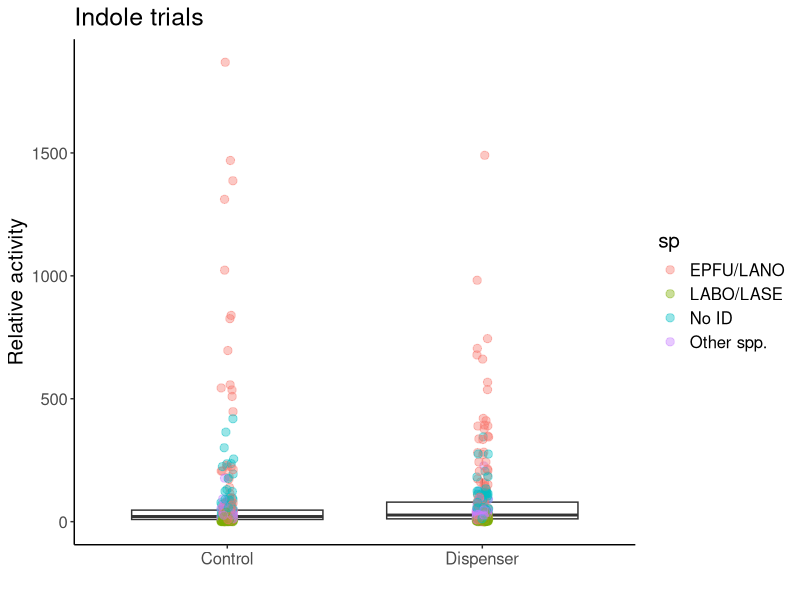
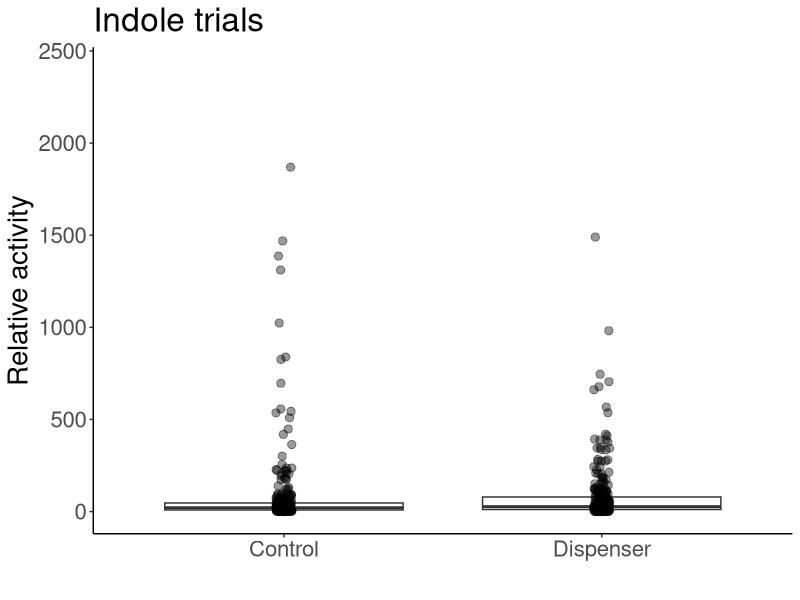
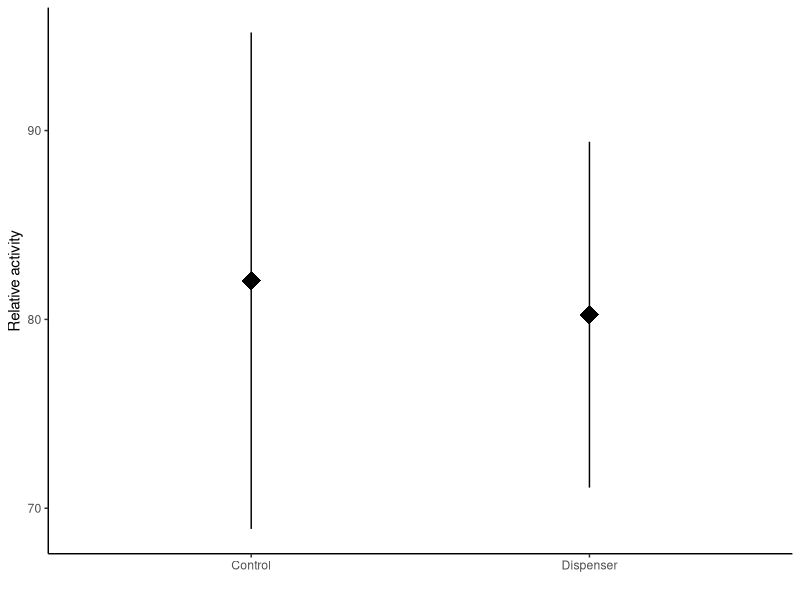
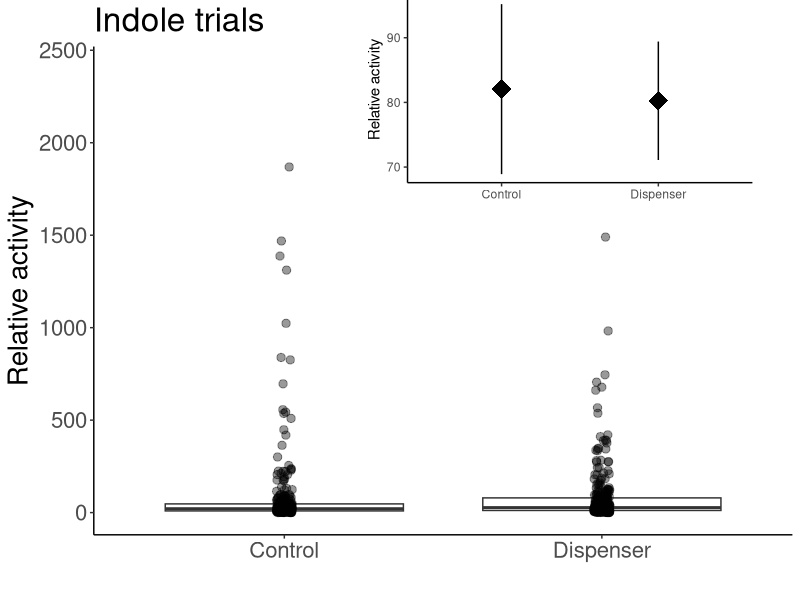
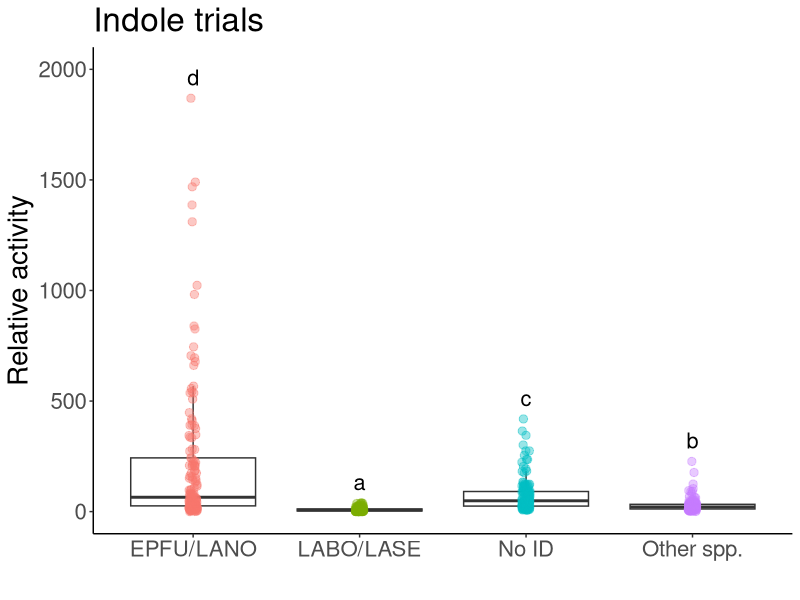
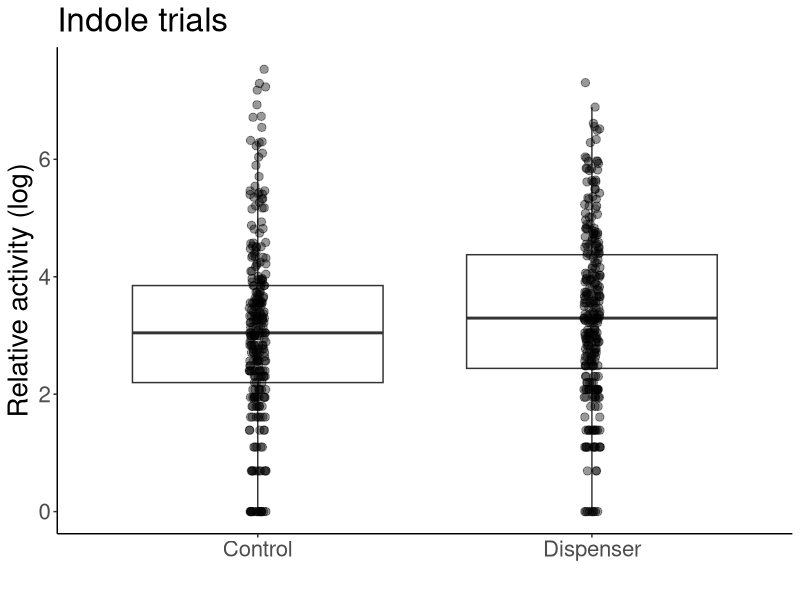
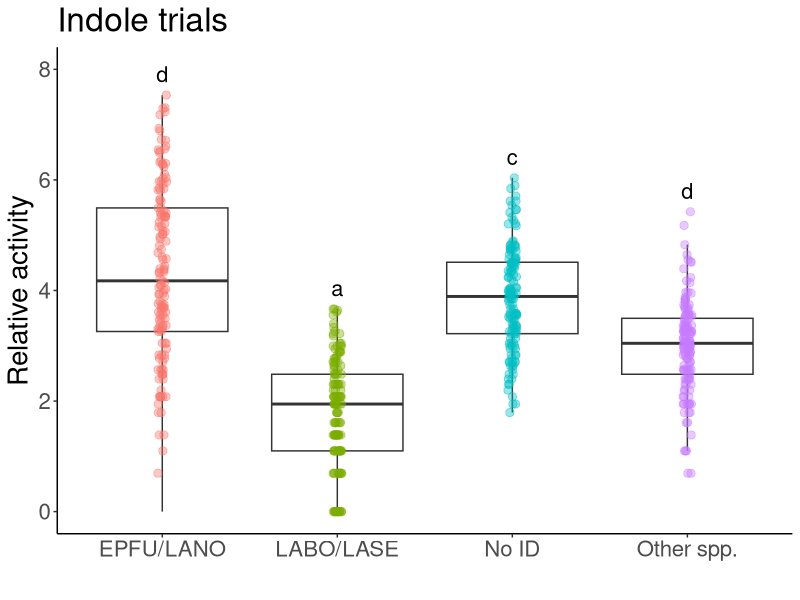
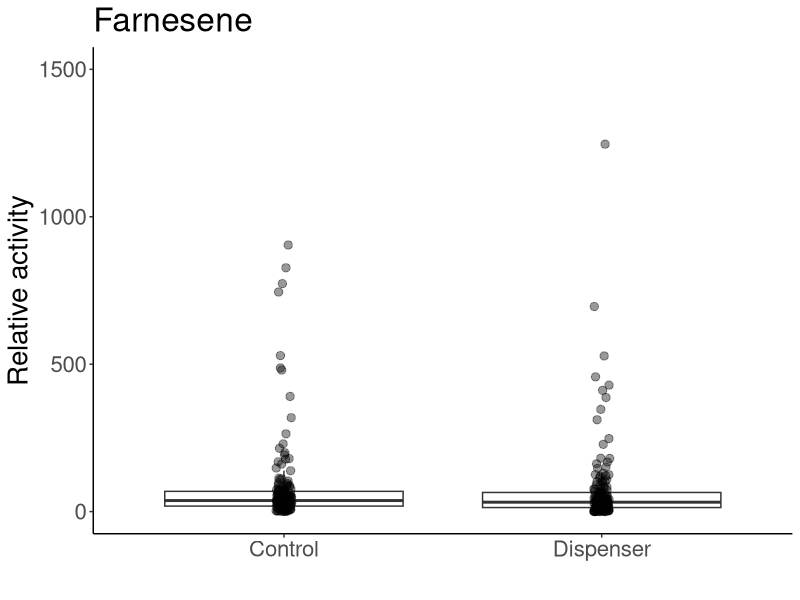

The R script that drew these images, in order:
#Load libraries
library(ggplot2)
library(lme4)
library(viridis)
library(car)
library(emmeans)
library(multcomp)
library(dplyr)
library(plyr)
library(tidyr)
library(cowplot)

# Indole data import and cleaning ------------------------------------------------

#SUMMARY DATA----
indole <- read.csv(file="Maynard_etal_indole_sum.csv",head=TRUE)
indole[, 3:11][is.na(indole[, 3:11])] <- 0

##Gathering data — compounds from col to rows
indole1<-indole %>% gather(sp, activity, EPTFUS:NOID)
indole1$sp<-as.factor(indole1$sp)
levels(indole1$sp)
indole1<-aggregate(activity ~ treatment + sp + jdate + site, dat=indole1, FUN=sum)

##GROUPING SPECIES----
{indole2<-indole1
indole2$sp=as.character(indole2$sp)
indole2$sp[indole2$sp=="EPTFUS"]="EPFU/LANO"
indole2$sp[indole2$sp=="LASNOC"]="EPFU/LANO"
indole2$sp[indole2$sp=="LASBOR"]="LABO/LASE"
indole2$sp[indole2$sp=="LASSEM"]="LABO/LASE"
indole2$sp[indole2$sp=="LASCIN"]="Other spp."
indole2$sp[indole2$sp=="MYOLUC"]="Other spp."
indole2$sp[indole2$sp=="PERSUB"]="Other spp."
indole2$sp[indole2$sp=="NOID"]="No ID"
indole2$sp[indole2$sp=="NYCHUM"]="Other spp."
}

indole3<-aggregate(activity ~ treatment + sp + jdate + site, dat=indole2, FUN=sum)
indole3$log.act<-log(indole3$activity)
indole3$log.act[which(!is.finite(indole3$log.act))] <- 0

#indole3<-indole3[order(indole3$sp),]

test.i<-glmer(activity~treatment*sp+(1|jdate), dat = indole3,family=poisson)
summary(test.i)
shapiro.test(resid(test.i))#non-normal

#Test for overdispersion function
overdisp_fun <- function(model) {
	rdf <- df.residual(model)
	rp <- residuals(model,type="pearson")
	Pearson.chisq <- sum(rp^2)
	prat <- Pearson.chisq/rdf
	pval <- pchisq(Pearson.chisq, df=rdf, lower.tail=FALSE)
	c(chisq=Pearson.chisq,ratio=prat,rdf=rdf,p=pval)
}

overdisp_fun(test.i)#overdispersed

mod.i<-glmer.nb(activity~treatment*sp+(1|jdate), dat = indole3)
Anova(mod.i)
#treatment chi=2.7201 p=0.09909, sp chi=625.2476 p<0.0001, interaxn chi=1.1916 p=0.75502

#contrasts
i1<-emmeans(mod.i,pairwise~sp, type="response")
cld(i1$emmeans,  Letters ='abcde')
#LABO/LASE a, Other b, EPFU/LANO c

indole.tab <- ddply(indole3, c("sp"), summarise,
					N    = length(activity),
					mean = mean(activity),
					sd   = sd(activity),
					se   = sd / sqrt(N))
indole.tab

#(EPFU/LANO-NoID)/NoID
(214.517730-72.985816)/72.985816
#1.94, EPFU/LANO were ~2x more active than Other spp.

#(EPFU/LANO-Other)/other
(214.517730-28.078014)/28.078014
#6.64, EPFU/LANO were 6.6x more active than Other spp.

#(EPFU/LANO-LABO)/LABO
(214.517730-8.943262)/8.943262
#22.9865, EPFU/LANO were ~23x more active than LABO/LASE

indole.n <- ddply(indole3, c("site"), summarise,
					N    = length(activity),
					mean = mean(activity),
					sd   = sd(activity),
					se   = sd / sqrt(N))
indole.n

indole.tab.treat <- ddply(indole3, c("treatment"), summarise,
					N    = length(activity),
					mean = mean(activity),
					sd   = sd(activity),
					se   = sd / sqrt(N))
indole.tab.treat

#full plot, grouped by species
ggplot(data=indole3, aes(x=treatment, y=activity))+ 
	geom_boxplot(outlier.shape = NA)+
	geom_point(position=position_jitter(width = 0.025), alpha=0.4, size=2.5, aes(color=sp))+
	theme_classic()+
	labs(x=" ", y="Relative activity",
		 title = "Indole trials")+
	theme(text = element_text(size=15))

#full plot, with boxplots
indole.plot1<-ggplot(data=indole3, aes(x=treatment, y=activity))+ 
	geom_boxplot(outlier.shape = NA)+
	geom_point(position=position_jitter(width = 0.025), alpha=0.4, size=2.5)+
	theme_classic()+
	labs(x=" ", y="Relative activity",
		 title = "Indole trials")+
	theme(text = element_text(size=20))+
	scale_y_continuous(limits = c(0,2400))
indole.plot1

#small plot (means and SEs)
indole.small<-ggplot(data=indole3, aes(x=treatment, y=activity))+ 
	theme_classic()+
	labs(x=" ", y="Relative activity")+
	stat_summary(fun.data = "mean_se", size=1.5, shape="diamond")
indole.small

#plots with inlay
indole.with.inset <-
	ggdraw() +
	draw_plot(indole.plot1) +
	draw_plot(indole.small, x = 0.45, y = .62, width = .5, height = .4)
indole.with.inset

#save plot
#ggsave(filename = "indole.png", 
	   #plot = indole.with.inset,
	   #width = 17, 
	   #height = 12,
	   #units = "cm",
	   #dpi = 300)

#species plot (raw data)
ggplot(data=indole3, aes(x=sp, y=activity))+ 
	geom_boxplot(outlier.shape = NA)+
	geom_point(position=position_jitter(width = 0.025), alpha=0.4, size=2.5, aes(color=sp))+
	theme_classic()+
	labs(x=" ", y="Relative activity", title="Indole trials")+
	theme(text = element_text(size=20), legend.position = "none")+
	stat_summary(geom = 'text', label = c("d","a","c", "b"),
				 fun = max, vjust = -0.8, size=5.5)+
	scale_y_continuous(limits = c(0,2000))

#log-transformed full plot
indole.plot.log<-ggplot(data=indole3, aes(x=treatment, y=log.act))+ 
	geom_boxplot(outlier.shape = NA)+
	geom_point(position=position_jitter(width = 0.025), alpha=0.4, size=2.5)+
	theme_classic()+
	labs(x=" ", y="Relative activity (log)",
		 title = "Indole trials")+
	theme(text = element_text(size=20))
indole.plot.log

#log-transformed species plot
ggplot(data=indole3, aes(x=sp, y=log.act))+ 
	geom_boxplot(outlier.shape = NA)+
	geom_point(position=position_jitter(width = 0.025), alpha=0.4, size=2.5, aes(color=sp))+
	theme_classic()+
	labs(x=" ", y="Relative activity", title="Indole trials")+
	theme(text = element_text(size=20), legend.position = "none")+
	stat_summary(geom = 'text', label = c("d","a","c", "d"),
				 fun = max, vjust = -0.8, size=5.5)+
	scale_y_continuous(limits = c(0,8))



##FARNESENE TRIALS----
# Farnesene data import and cleaning ------------------------------------------------

#SUMMARY DATA----
farn <- read.csv(file="Maynard_etal_farnesene_sum.csv",head=TRUE)
farn[, 3:11][is.na(farn[, 3:11])] <- 0

##Gathering data — compounds from col to rows
farn1<-farn %>% gather(sp, activity, EPTFUS:NOID)
farn1$sp<-as.factor(farn1$sp)
levels(farn1$sp)
farn1<-aggregate(activity ~ treatment + sp + jdate + site, dat=farn1, FUN=sum)

##GROUPING SPECIES----
{farn2<-farn1
farn2$sp=as.character(farn2$sp)
farn2$sp[farn2$sp=="EPTFUS"]="EPFU/LANO"
farn2$sp[farn2$sp=="LASNOC"]="EPFU/LANO"
farn2$sp[farn2$sp=="LASBOR"]="LABO/LASE"
farn2$sp[farn2$sp=="LASSEM"]="LABO/LASE"
farn2$sp[farn2$sp=="LASCIN"]="Other spp."
farn2$sp[farn2$sp=="MYOLUC"]="Other spp."
farn2$sp[farn2$sp=="PERSUB"]="Other spp."
farn2$sp[farn2$sp=="NOID"]="No ID"
farn2$sp[farn2$sp=="NYCHUM"]="Other spp."
}

farn3<-aggregate(activity ~ treatment + sp + jdate + site, dat=farn2, FUN=sum)
farn3$log.act<-log(farn3$activity)
farn3$log.act[which(!is.finite(farn3$log.act))] <- 0

test.f<-glmer(activity~treatment*sp+(1|jdate), dat = farn3,family=poisson)
summary(test.f)
shapiro.test(resid(test.f))#non-normal, overdispersed

overdisp_fun(test.f)#overdispersed

mod.f<-glmer.nb(activity~treatment*sp+(1|jdate), dat = farn3)
Anova(mod.f)
#treatment chi=2.7420 p=0.09774, sp chi=67.3332 p<0.001, interaxn chi=3.0187  p=0.38875

#contrasts
f1<-emmeans(mod.f,pairwise~sp, type="response")
cld(f1$emmeans,  Letters ='abcde')
#LABO=A, Other=A EPFU=B, NoID=B


farn.tab <- ddply(farn3, c("sp"), summarise,
					N    = length(activity),
					mean = mean(activity),
					sd   = sd(activity),
					se   = sd / sqrt(N))
farn.tab
#(EPFU/LANO-LABO/LASE)/LABO/LASE
(122.0750-26.4625)/26.4625
#3.6, EPFU/LANO are 3.6x more active than LABO/LASE

#(EPFU/LANO-OTHER)/OTHER
(122.0750-40.1500)/40.1500
#2.04, EPFU/LANO are over 2x more active than Other spp.

farn.n <- ddply(farn3, c("site"), summarise,
				  N    = length(activity),
				  mean = mean(activity),
				  sd   = sd(activity),
				  se   = sd / sqrt(N))
farn.n
#N=24/3 species=8 nights total,2 treatments at 10 sites, N=40

#main graph (boxplots w/ data points)
farn.plot1<-ggplot(data=farn3, aes(x=treatment, y=activity))+ 
	geom_boxplot(outlier.shape = NA)+
	geom_point(position=position_jitter(width = 0.025), alpha=0.4, size=2.5)+
	theme_classic()+
	labs(x=" ", y="Relative activity",
		 title = "Farnesene")+
	theme(text = element_text(size=20))+
	scale_y_continuous(limits = c(0,1500))
farn.plot1

#small graph (means and SEs)
farn.small<-ggplot(data=farn3, aes(x=treatment, y=activity))+ 
	theme_classic()+
	labs(x=" ", y="Relative activity")+
	stat_summary(fun.data = "mean_se", size=1.5, shape="diamond")
farn.small

#plot with inlay
farn.with.inset <-
	ggdraw() +
	draw_plot(farn.plot1) +
	draw_plot(farn.small, x = 0.45, y = .6, width = .5, height = .4)
farn.with.inset

#save plot
ggsave(filename = "farnesene.png", 
	   plot = farn.with.inset,
	   width = 17, 
	   height = 12,
	   units = "cm",
	   dpi = 300)

#species plot
ggplot(data=farn3, aes(x=sp, y=activity))+ 
	geom_boxplot(outlier.shape = NA)+
	geom_point(position=position_jitter(width = 0.025), alpha=0.4, size=2.5, aes(color=sp))+
	theme_classic()+
	labs(x=" ", y="Relative activity", title="Farnesene trials")+
	theme(text = element_text(size=20), legend.position = "none")+
	stat_summary(geom = 'text', label = c("b","a","b","a"),
				 fun = max, vjust = -0.8, size=5.5)+
	scale_y_continuous(limits = c(0,1400))

#log-transformed plot, main graph
farn.plot.log<-ggplot(data=farn3, aes(x=treatment, y=log.act))+ 
	geom_boxplot(outlier.shape = NA)+
	geom_point(position=position_jitter(width = 0.025), alpha=0.4, size=2.5)+
	theme_classic()+
	labs(x=" ", y="Relative activity (log)",
		 title = "Farnesene")+
	theme(text = element_text(size=20))
farn.plot.log

#log-transformed species plot
ggplot(data=farn3, aes(x=sp, y=log.act))+ 
	geom_boxplot(outlier.shape = NA)+
	geom_point(position=position_jitter(width = 0.025), alpha=0.4, size=2.5, aes(color=sp))+
	theme_classic()+
	labs(x=" ", y="Relative activity", title="Farnesene trials")+
	theme(text = element_text(size=20), legend.position = "none")+
	stat_summary(geom = 'text', label = c("b","a","b","a"),
				 fun = max, vjust = -0.8, size=5.5)+
	scale_y_continuous(limits = c(0,8))

##COMBINING INDOLE AND FARNESENE TRIALS----
#importing "failed" indole trial (only control plots)
indole0 <- read.csv(file="Maynard_etal_indole2_control.csv",head=TRUE)
indole0[, 3:11][is.na(indole0[, 3:11])] <- 0

##Gathering data — compounds from col to rows
indole01<-indole0 %>% gather(sp, activity, EPTFUS:NOID)
indole01$sp<-as.factor(indole01$sp)
levels(indole01$sp)
indole01<-aggregate(activity ~ treatment + sp + jdate + site, dat=indole01, FUN=sum)

indole1$compound<-NA
indole1$compound<-"indole"

indole01$compound<-NA
indole01$compound<-"indole"

farn1$compound<-NA
farn1$compound<-"farnesene"

dis.all1 <- rbind(farn1, indole1, indole01)

##GROUPING SPECIES----
{dis.all<-dis.all1
dis.all$sp=as.character(dis.all$sp)
dis.all$sp[dis.all$sp=="EPTFUS"]="EPFU/LANO"
dis.all$sp[dis.all$sp=="LASNOC"]="EPFU/LANO"
dis.all$sp[dis.all$sp=="LASBOR"]="LABO/LASE"
dis.all$sp[dis.all$sp=="LASSEM"]="LABO/LASE"
dis.all$sp[dis.all$sp=="NOID"]="No ID"
dis.all$sp[dis.all$sp=="MYOLUC"]="MYLU"
dis.all$sp[dis.all$sp=="LASCIN"]="LACI"
dis.all$sp[dis.all$sp=="NYCHUM"]="NYHU"
dis.all$sp[dis.all$sp=="PERSUB"]="PESU"
dis.all$sp[dis.all$sp=="MYOSOD"]="No ID"
}

dis.all2<-aggregate(activity ~ treatment + sp + jdate + site, dat=dis.all, FUN=sum)
dis.all2$log.act<-log(dis.all2$activity)
dis.all2$log.act[which(!is.finite(dis.all2$log.act))] <- 0

#exclude treatment trials
dis.all.control<-dis.all2[dis.all2$treatment != "Dispenser", ]  
dis.all.control <- dis.all.control[order(dis.all.control$jdate),]

dis.all.treat<-dis.all2[dis.all2$treatment != "Control", ]  
dis.all.treat <- dis.all.treat[order(dis.all.treat$jdate),]

q1<-glmer.nb(activity~sp+(1|site), data = dis.all.control)
Anova(q1)

#contrasts
q1c<-emmeans(q1,pairwise~sp, type="response")
cld(q1c$emmeans,  Letters ='abcdefg')
#MYLU=A, NYHU=B, PESU=C, LABO/LASE+LACI=D, NOID=E, EPFU/LANO=f

q1.tab <- ddply(dis.all.control, c("sp"), summarise,
				  N    = length(activity),
				  mean = mean(activity),
				  sd   = sd(activity),
				  se   = sd / sqrt(N))
q1.tab


#species plot
all.plot<-ggplot(data=dis.all.control, aes(x=sp, y=activity))+ 
	geom_boxplot(outlier.shape = NA)+
	geom_point(position=position_jitter(width = 0.025), alpha=0.4, size=2.5, aes(color=sp))+
	theme_classic()+
	labs(x=" ", y="Relative activity")+
	theme(text = element_text(size=20), legend.position = "none", 
		  axis.text.x = element_text(angle = 20, vjust = 0.5, hjust=.9))+
	stat_summary(geom = 'text', label = c("f","d","d","a","e","b","c"),
				 fun = max, vjust = -0.8, size=5.5)+
	scale_y_continuous(limits = c(0,1600))
all.plot

#small plot (means and SEs)
all.small<-ggplot(data=dis.all.control, aes(x=sp, y=activity))+ 
	theme_classic()+
	labs(x=" ", y="Relative activity")+
	stat_summary(fun.data = "mean_se", size=1.5, shape="diamond")+
	theme(axis.text.x = element_text(angle = 20, vjust = 0.5, hjust=.9))
all.small

#plot with inlay
all.with.inset <-
	ggdraw() +
	draw_plot(all.plot) +
	draw_plot(all.small, x = 0.45, y = .6, width = .5, height = .4)
all.with.inset

#log-transformed species plot
ggplot(data=dis.all.control, aes(x=sp, y=log.act))+ 
	geom_boxplot(outlier.shape = NA)+
	geom_point(position=position_jitter(width = 0.025), alpha=0.4, size=2.5, aes(color=sp))+
	theme_classic()+
	labs(x=" ", y="Relative activity (log-transformed)", title="All control trials")+
	theme(text = element_text(size=20), legend.position = "none", 
		  axis.text.x = element_text(angle = 20, vjust = 0.5, hjust=.9))+
	stat_summary(geom = 'text', label = c("f","d","d","a","e","b","c"),
				 fun = max, vjust = -0.8, size=5.5)+
	scale_y_continuous(limits = c(0,8))



###BIG BROWN DATA----
##INDOLE BIG BROWN ONLY---
brown.ind <- indole2[which(indole2$sp== 'EPFU/LANO'),]

test3.ind<-glmer(activity~treatment+(1|jdate), dat = brown.ind,family=poisson)
shapiro.test(resid(test3.ind))#normal
summary(test3.ind)#not normal

mod.brown.ind<-glmer.nb(activity~treatment+(1|jdate), dat = brown.ind)
Anova(mod.brown.ind)
#treatment p=0.38

ggplot(data=brown.ind, aes(x=treatment, y=activity))+ 
	geom_boxplot(outlier.shape = NA)+
	geom_point(position=position_jitter(width = 0.025), alpha=0.4, size=2.5)+
	stat_summary(fun.data = "mean_se", colour="red", size=1.5, shape="diamond")+
	theme_classic()+
	labs(x=" ", y="Relative activity",
		 title = "EPFU/LANO only, indole trials")+
	theme(text = element_text(size=15), legend.title = )+
	scale_color_viridis(discrete = T, option = "D")

ggplot(data=brown.ind, aes(x=treatment, y=activity))+ 
	theme_classic()+
	labs(x=" ", y="Relative activity",
		 title = "EPFU/LANO only, indole trials")+
	stat_summary(fun.data = "mean_se", size=1.5, shape="diamond")

##farn BIG BROWN ONLY---
brown.farn <- farn2[which(farn2$sp== 'EPFU/LANO'),]

test3.farn<-glmer(activity~treatment+(1|jdate), dat = brown.farn,family=poisson)
shapiro.test(resid(test3.farn))#normal
summary(test3.farn)#not normal

mod.brown.farn<-glmer.nb(activity~treatment+(1|jdate), dat = brown.farn)
Anova(mod.brown.farn)
#treatment p=0.17

ggplot(data=brown.farn, aes(x=treatment, y=activity))+ 
	geom_boxplot(outlier.shape = NA)+
	geom_point(position=position_jitter(width = 0.025), alpha=0.4, size=2.5)+
	stat_summary(fun.data = "mean_se", colour="red", size=1.5, shape="diamond")+
	theme_classic()+
	labs(x=" ", y="Relative activity",
		 title = "EPFU/LANO only, Farnesene trials")+
	theme(text = element_text(size=15), legend.title = )+
	scale_color_viridis(discrete = T, option = "D")

ggplot(data=brown.farn, aes(x=treatment, y=activity))+ 
	theme_classic()+
	labs(x=" ", y="Relative activity",
		 title = "EPFU/LANO only, Farnesene trials")+
	stat_summary(fun.data = "mean_se", size=1.5, shape="diamond")
